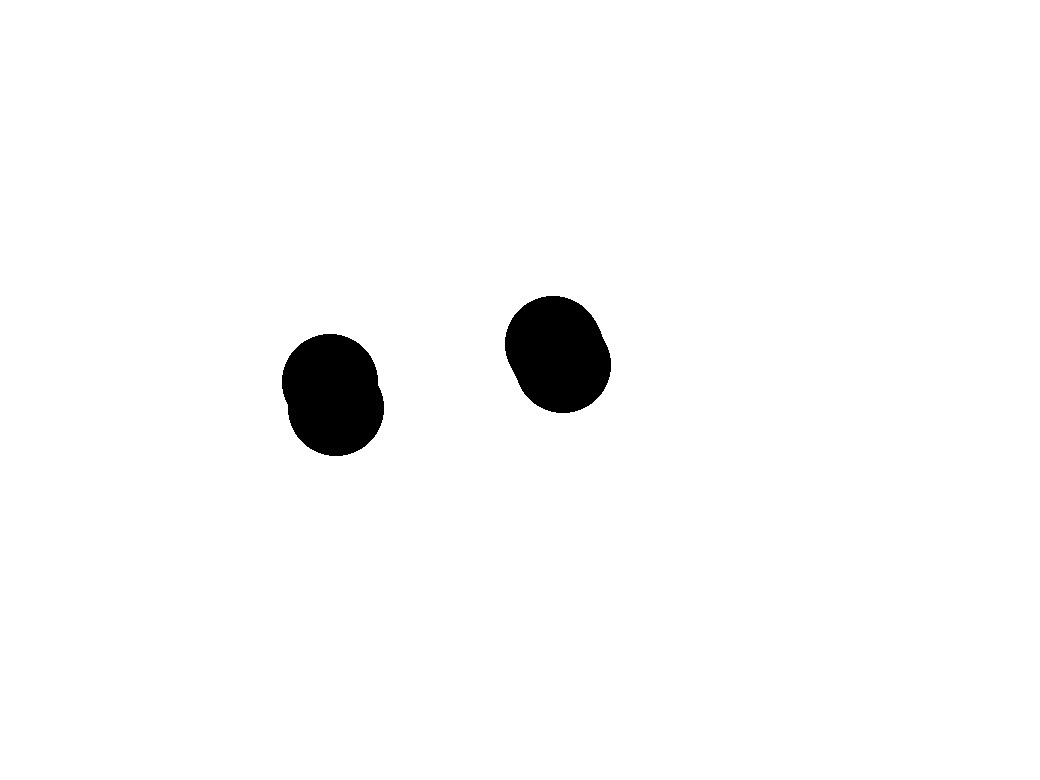
#> input picture TPF/Exemplar based image inpainting/output3/mask.jpeg, 1040 x 780 px
$ python main.py   (older library calls are emulated)
#> lines starting #> are read from the running program, lines starting #| are printed output that depends on the picture; after the words box and inside, x2 and y2 are one past the last pixel; in counts of white or black regions, pixels touching at a corner belong together
### TPF/Exemplar based image inpainting/utils.py
import numpy as np
import random
import cv2
import numba
from numba import jit

def genSquare(square_size):
    first = True
    for i in range(square_size):
        for j in range(square_size):
            aux = np.array([i - square_size // 2, j - square_size // 2])
            if first:
                square = np.array([aux])
                first = False
            else:
                square = np.append(square, np.array([aux]), axis=0)
    return square


def jpeg2MatrixMask(mask):
    # lower y upper son bounds para buscar el color negro con la funcion inRange
    lower = np.array([0, 0, 0])
    upper = np.array([15, 15, 15])
    # re-mapeamos a 0 y 255 la mascara. 255: zona a retocar, 0 a no retocar.
    shapeMask = cv2.inRange(mask, lower, upper)
    return shapeMask


def getGradient(grey_scale):
    # gradiente en x e y de la escala de grises, sobel suaviza el gradiente
    sobel_x = cv2.Sobel(grey_scale, cv2.CV_64F, 1, 0, ksize=5)
    sobel_y = cv2.Sobel(grey_scale, cv2.CV_64F, 0, 1, ksize=5)

    return sobel_x, sobel_y


# [116 lines left out: functions getOrthogonalComponentOf, drawRect, getMaxGrad, getTotalSum, copyPattern, getBorderNormal and 2 more, not called in this run]

### TPF/Exemplar based image inpainting/main.py
import cv2
import imutils
from PIL import Image
import time
from utils import *

img = cv2.imread('output3/imagen.jpeg', cv2.IMREAD_GRAYSCALE)# matriz, cada el es un RGB
# mascara con area a remover. Zona negra (0,0,0) se remueve, Blanca se deja(255,255,255)
mask = cv2.imread("output3/mask.jpeg")
#> mask is the input picture: shape (780, 1040, 3); min 0, max 255, mean 249

#lado de los cuadrados que utilizaremos para rellenar la imagen
square_size = 16
# guardamos en un arreglo las coordenadas que describen al cuadrado
square = genSquare(square_size)

# tamanio del cuadrado de busqueda para el parche que reemplaza la posicion a rellenear
search_square_size = 32

# cuantas veces buscamos al azar por un parche
search_times = 100

def procesar(imagen, mask, iteraciones):
    # re-mapeamos a 0 y 255 la mascara. 255: zona a retocar, 0 a no retocar.
#> called with iteraciones = 20000
    shapeMask = jpeg2MatrixMask(mask)
#> in jpeg2MatrixMask, `shapeMask = cv2.inRange(mask, lower, upper)`:
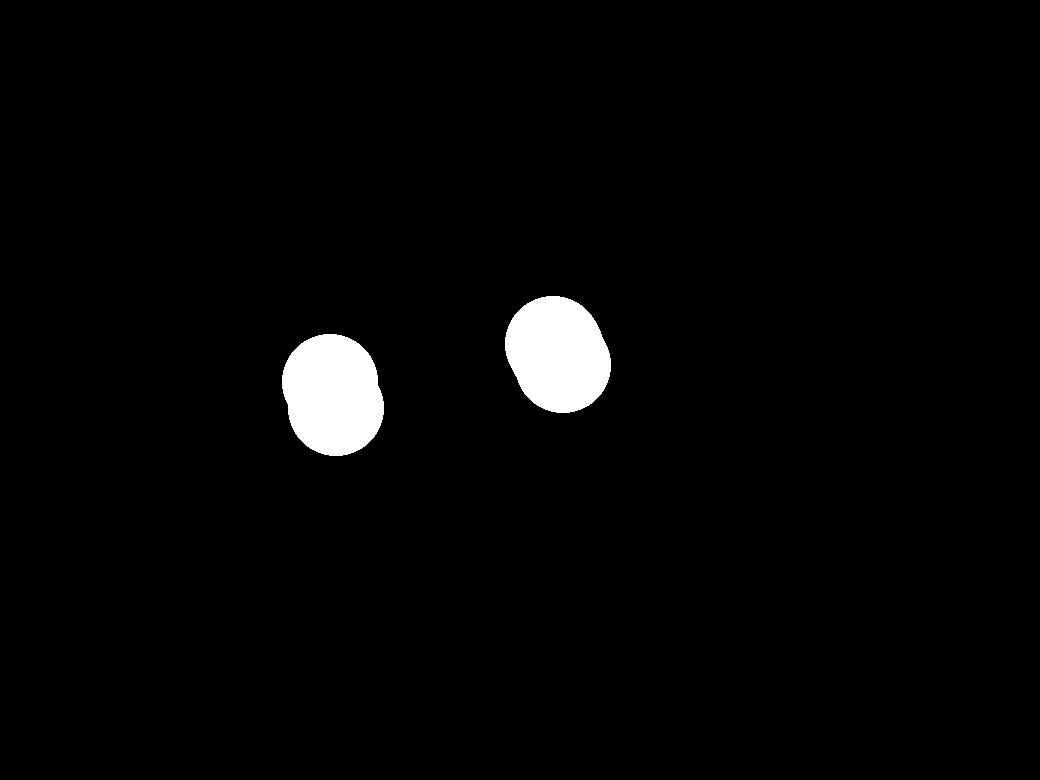
#> shapeMask: shape (780, 1040); 2.4% white; 2 white regions, box (x1, y1, x2, y2) and area: (282, 334, 384, 456) 9760, (505, 296, 611, 413) 9461
    # matriz de confianza, 0 o 1, si no se retoca es 1
    c = shapeMask[:, :] == 0

    for iteracion in range(iteraciones):

        best_benefit = -100 # benefit usulamente da >0
        best_benefit_point = None

        shapeMask = jpeg2MatrixMask(mask)

        # detectamos el borde de la mascara y conseguimos un arreglo con todos los contornos
        # cnts me da los contornos cerrados (los que se van achicando segun el algoritmo)
#        cnts = cv2.findContours(image=shapeMask.copy(),mode=cv2.RETR_EXTERNAL,method=cv2.CHAIN_APPROX_NONE)
        ret, thresh = cv2.threshold(shapeMask.copy(), 127, 255, 0)
        cnts = cv2.findContours(image=thresh,mode=cv2.RETR_EXTERNAL,method=cv2.CHAIN_APPROX_NONE)
        cnts = imutils.grab_contours(cnts)

        gradient = getGradient(imagen)
        gx, gy = gradient
        grad_norm = np.square(gx) + np.square(gy)

        for borde in cnts:
            borde = borde.reshape((len(borde),2))

            border_normals = getBorderNormals(borde)
            for idx,border_point in enumerate(borde):
                x, y = border_point # esto esta bien!

#                drawRect(imagen, [x,y], 10, 255)

                # consigo la confianza del punto del contorno actual
                confidence = 0

                for dx, dy in square:
                    if shapeMask[y + dy, x + dx] == 0: # si fuera de la region a retocar
                        confidence += c[y + dy, x + dx]

                confidence /= len(square)

                border_norm = border_normals[idx]
                benefit = getPriority(border_point,border_norm,gx,gy ,square,shapeMask,confidence,grad_norm, square_size)
#                print("benefit esta vez",benefit)
                # buscamos maximizar el beneficio
                if benefit > best_benefit:
                    best_benefit = benefit
                    best_benefit_point = y, x

        # no termina
        # if not best_benefit_point:
        #     print("No hay mas bordes. Fin")
        #     break

        # ahora vamos a calcular el parche que minimize la distancia
        minDistPatch = getMinDistPatch(best_benefit_point, search_times, search_square_size, shapeMask,imagen, square_size)
        imagen = copyPattern(imagen, square_size, best_benefit_point, minDistPatch, c, mask)

        if iteracion % 20 == 0:
            print("Iteracion ", iteracion)
            im2 = Image.fromarray(mask)
            im2.save("output3/mask" + str(iteracion) + ".jpeg")
            im = Image.fromarray(imagen)
            im.save("output3/imagen" + str(iteracion) + ".jpeg")


start_time = time.time()
iteraciones = 20000
#> (the run stopped early here; a loop or call above may not have finished)
